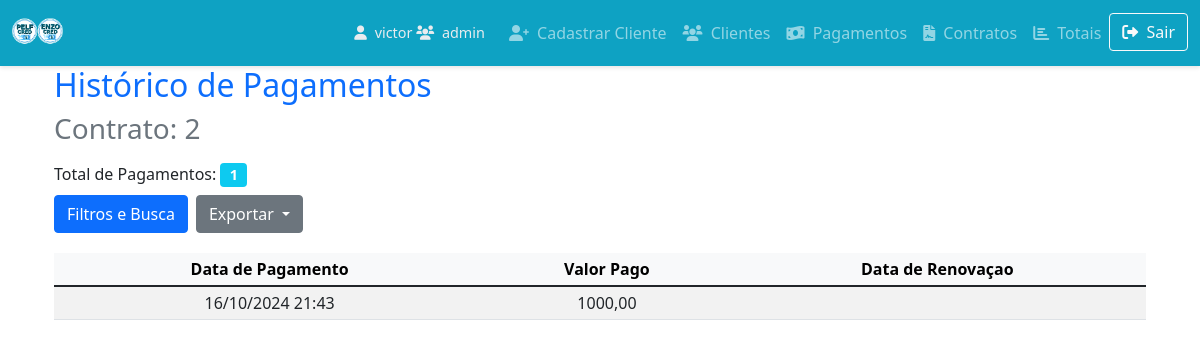
/pelfcred/historico_pagamentos/2/ (signed in), run on the app's committed database.
### PELFCRED/models.py (models this page shows, shortened)
class Emprestimo(models.Model):
    cliente = models.ForeignKey(Cliente, on_delete=models.CASCADE)
    valor_total = models.DecimalField(max_digits=10, decimal_places=2)
    capital = models.DecimalField(max_digits=10, decimal_places=2)
    capital_inicial = models.DecimalField(max_digits=10, decimal_places=2, default=0)
    capital_adicional = models.DecimalField(max_digits=10, decimal_places=2, default=0)
    capital_adicional_total = models.DecimalField(max_digits=10, decimal_places=2, default=0)
    total_juros_recebidos = models.DecimalField(max_digits=10, decimal_places=2, default=0)
    data_renovacao = models.DateTimeField(null=True, blank=True)
    taxa_juros = models.DecimalField(max_digits=5, decimal_places=2)
    data_inicio = models.DateField()
    data_vencimento = models.DateField()
    total_recebido = models.DecimalField(max_digits=10, decimal_places=2, default=0)
    total_recebido_dinheiro = models.DecimalField(max_digits=10, decimal_places=2, default=0)
    ordenar_por_dict = {
        'nome_asc': 'cliente__nome',
        'nome_desc': '-cliente__nome',
        'contrato_asc': 'id',
        'contrato_desc': '-id',
        'capital_asc': 'capital',
        'capital_desc': '-capital',
        'taxa_juros_asc': 'taxa_juros',
        'taxa_juros_desc': '-taxa_juros',
        'valor_total_asc': 'valor_total',
        'valor_total_desc': '-valor_total',
        'saldo_devedor_asc': 'saldo_devedor',
        'saldo_devedor_desc': '-saldo_devedor',
        'data_inicio_asc': 'data_inicio',
        'data_inicio_desc': '-data_inicio',
        'data_vencimento_asc': 'data_vencimento',
        'data_vencimento_desc': '-data_vencimento',
    }
    FREQUENCIA_CHOICES = [
        ('diaria', 'Diária'),
        ('semanal', 'Semanal'),
        ('quinzenal', 'Quinzenal'),
        ('mensal', 'Mensal')
    ]
    frequencia = models.CharField(max_length=10, choices=FREQUENCIA_CHOICES, default='mensal')
    numero_parcelas = models.IntegerField(default=12)
    valor_parcelado = models.DecimalField(max_digits=10, decimal_places=2, default=0.00)
    valor_total_calculado = models.DecimalField(max_digits=10, decimal_places=2, default=0.00)
    grupo = models.ForeignKey(Group, on_delete=models.CASCADE, null=True, blank=True)
    usuario = models.ForeignKey(User, on_delete=models.CASCADE, null=True, blank=True)
    renovado = models.BooleanField(default=False)
    saldo_devedor = models.DecimalField(max_digits=10, decimal_places=2, default=0.00)
    data_renovacao = models.DateTimeField(null=True, blank=True)  # Agora com data e hora
    capital_adicional = models.DecimalField(max_digits=10, decimal_places=2, default=0.00)
    juros_recebidos = models.DecimalField(max_digits=10, decimal_places=2, default=Decimal(0))
    total_juros_recebidos = models.DecimalField(max_digits=10, decimal_places=2, default=Decimal(0))
    dias_semana = models.CharField(max_length=100, blank=True, null=True)
    STATUS_CHOICES = [
        ('ativo', 'Ativo'),
        ('R', 'Renovado'),
        ('NG', 'Negociado'),
        ('finalizado', 'Finalizado'),
        ('inadimplentes', 'Inadimplentes'),
    ]
    status = models.CharField(max_length=20, choices=STATUS_CHOICES, default='ativo')
    DIAS_DA_SEMANA = [
        ('seg', 'Segunda'),
        ('ter', 'Terça'),
        ('qua', 'Quarta'),
        ('qui', 'Quinta'),
        ('sex', 'Sexta'),
        ('sab', 'Sábado'),
    ]

class Pagamento(models.Model):
    emprestimo = models.ForeignKey(Emprestimo, on_delete=models.CASCADE, related_name='pagamentos')
    data_pagamento = models.DateTimeField()
    valor_pago = models.DecimalField(max_digits=10, decimal_places=2, null=True, blank=True)
    tipo_pagamento = models.CharField(max_length=50, choices=[('pix', 'PIX'), ('dinheiro', 'Dinheiro'), ('banco_outro', 'Banco de Outra Pessoa')], null=True, blank=True)
    cpf_pagador = models.CharField(max_length=11, null=True, blank=True)
    nome_pagador = models.CharField(max_length=200, null=True, blank=True)
    comprovante_pix = models.ImageField(upload_to='comprovantes_pix/', null=True, blank=True)
    usuario = models.ForeignKey(User, on_delete=models.CASCADE, null=True, blank=True)
    grupo = models.ForeignKey(Group, on_delete=models.CASCADE, null=True, blank=True)

### PELFCRED/views.py (the view)
# urls.py: path('historico_pagamentos/<int:id_emprestimo>/', views.historico_pagamentos, name='historico_pagamentos'),
@login_required
def historico_pagamentos(request, id_emprestimo):
    emprestimo = get_object_or_404(Emprestimo, id=id_emprestimo)
    pagamentos = emprestimo.pagamentos.all()  # Pega todos os pagamentos, independentemente da renovação
    return render(request, 'historico_pagamentos.html', {'emprestimo': emprestimo, 'pagamentos': pagamentos})

### PELFCRED/context_processors.py (called while the page is built)
def admin_status(request):
    is_admin = request.user.is_authenticated and (request.user.is_superuser or request.user.groups.filter(name='admin').exists())
    return {'is_admin': is_admin}

### PELFCRED/templates/historico_pagamentos.html (shortened to what this page needs)
{% extends 'base.html' %}
{% load custom_filters %}
{% block content %}
<div class="container">
    <h2 class="mb-2 text-primary">Histórico de Pagamentos</h2>
    <h3 class="mb-3 text-secondary">Contrato: {{ emprestimo.id }}</h3>
    <p class="mb-2">Total de Pagamentos: <span class="badge bg-info">{{ pagamentos|length }}</span></p>
    <div class="d-flex mb-3">
        <button type="button" class="btn btn-primary me-2" data-bs-toggle="modal" data-bs-target="#filterModal">
            Filtros e Busca
        </button>
        <div class="dropdown">
            <button class="btn btn-secondary dropdown-toggle" type="button" id="exportDropdown" data-bs-toggle="dropdown" aria-expanded="false">
                Exportar
            </button>
        </div>
    </div>
    <div class="table-responsive">
        <table class="table table-striped table-hover table-sm">
            <thead class="table-light">
                <tr>
                    <th>Data de Pagamento</th>
                    <th>Valor Pago</th>
                    <th>Data de Renovaçao</th>
                </tr>
            </thead>
            <tbody>
                {% if pagamentos %}
                    {% for pagamento in pagamentos %}
                    <tr>
                        <td>{{ pagamento.data_pagamento|date:"d/m/Y H:i" }}</td>
                        <td>{{ pagamento.valor_pago|floatformat:2 }}</td>
                        <td>{{ emprestimo.data_renovacao|date:"d/m/Y H:i" }}</td>
                    </tr>
                    {% endfor %}
                {% else %}
                    <tr>
                        <td colspan="3" class="text-center">Nenhum pagamento encontrado.</td>
                    </tr>
                {% endif %}
            </tbody>
        </table>
    </div>
</div>
{% endblock %}

### PELFCRED/templates/base.html (shortened to what this page needs)
<!DOCTYPE html>
<html lang="pt-br">
<head>
    {% load static %}
    <link href="{% static 'PELFCRED/styles.css' %}" rel="stylesheet">
    <link href="https://cdn.jsdelivr.net/npm/bootstrap@5.1.3/dist/css/bootstrap.min.css" rel="stylesheet">
    <link href="https://cdn.jsdelivr.net/npm/sweetalert2@11/dist/sweetalert2.min.css" rel="stylesheet">
    <link rel="stylesheet" href="https://cdnjs.cloudflare.com/ajax/libs/font-awesome/6.0.0-beta3/css/all.min.css">
</head>
<body>
    <nav class="navbar navbar-expand-lg navbar-dark sticky-top">
        <div class="container-fluid">
            <a class="navbar-brand" href="{% url 'PELFCRED:home' %}">
                <img src="{% static 'PELFCRED/PELFCRED.png' %}" alt="PELFCRED">
            </a>
            <div class="collapse navbar-collapse" id="navbarNav">
                <ul class="navbar-nav ms-auto">
                    <li class="nav-item d-flex align-items-center">
                        <div class="user-info me-3">
                            <span><i class="fas fa-user me-1"></i> {{ user.username }}</span>
                            <span><i class="fas fa-users me-1"></i> {{ user.groups.first }}</span>
                        </div>
                    </li>
                    {% if is_admin %}
                    <li class="nav-item">
                        <a class="nav-link" href="{% url 'PELFCRED:cadastrar_cliente' %}">
                            <i class="fas fa-user-plus me-1"></i> Cadastrar Cliente
                        </a>
                    </li>
                    {% endif %}
                    <li class="nav-item">
                        <a class="nav-link" href="{% url 'PELFCRED:lista_clientes' %}"><i class="fas fa-users me-1"></i> Clientes</a>
                    </li>
                    <li class="nav-item">
                        <a class="nav-link" href="{% url 'PELFCRED:analisar_pagamentos' %}"><i class="fas fa-money-bill-wave me-1"></i> Pagamentos</a>
                    </li>
                    <li class="nav-item">
                        <a class="nav-link" href="{% url 'PELFCRED:lista_emprestimos' %}"><i class="fas fa-file-contract me-1"></i> Contratos</a>
                    </li>
                    <li class="nav-item">
                        <a class="nav-link" href="{% url 'PELFCRED:totais' %}"><i class="fas fa-chart-bar me-1"></i> Totais</a>
                    </li>
                    <li class="nav-item">
                        <form method="post" action="{% url 'logout' %}">
                            <button type="submit" class="btn btn-outline-light"><i class="fas fa-sign-out-alt me-1"></i> Sair</button>
                        </form>
                    </li>
                </ul>
            </div>
        </div>
    </nav>
    <div class="container">
        {% block content %}{% endblock %}
    </div>
</body>
</html>

### myproject/static/PELFCRED/styles.css (style rules this page uses)
body, html { height: 100%; margin: 0; padding: 0; font-family: Arial, sans-serif; }
.table-responsive { overflow-x: auto; max-width: 100%; }
.table thead th, .table tbody td { text-align: center; white-space: nowrap; }
.table { width: 100%; }
.btn { transition: background-color 0.3s ease; }

### PELFCRED/templates/base.html (style rules this page uses)
.navbar { box-shadow: 0 2px 4px rgba(0,0,0,.1); background-color: #0EA2C3; transition: padding 0.3s ease, background-color 0.3s ease; }
.navbar-brand img { height: 40px; }
.nav-link { font-weight: 500; transition: color 0.3s ease; }
.user-info { font-size: 0.9rem; color: #e9ecef; }

### PELFCRED/templates/historico_pagamentos.html (style rules this page uses)
.table-responsive { margin-top: 20px; }
.badge { font-size: 0.9em; }

### data on the page
Emprestimo: id "2"
Pagamento: data_pagamento "16/10/2024 21:43", valor_pago "1000,00"

### other printed values
{{ user.username }} "victor"
{{ user.groups.first }} "admin"
{{ pagamentos|length }} "1"
